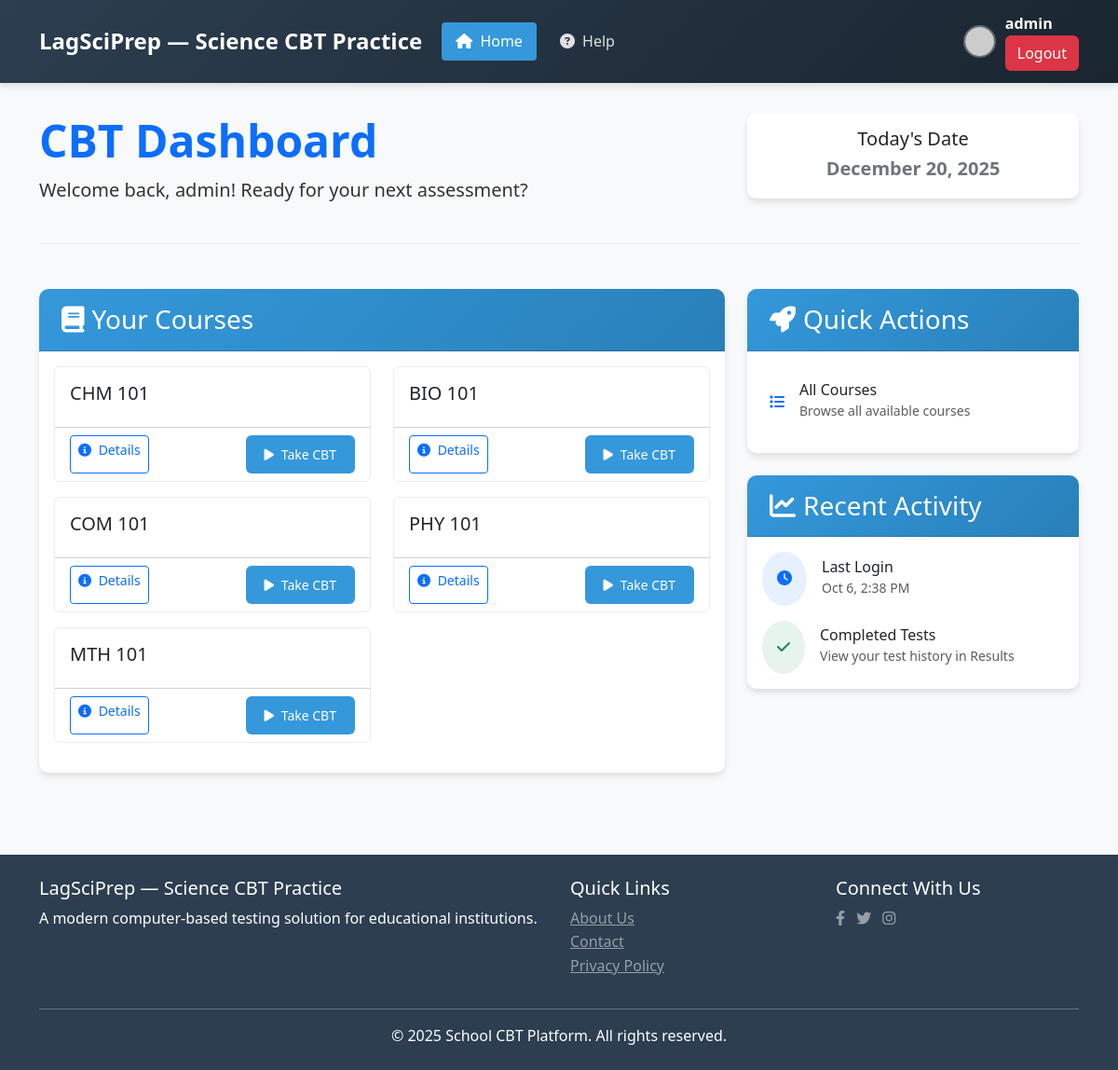
Screenshot of / (signed in) with the database file from the repository.
### main/models.py (models this page shows, shortened)
class Course(models.Model):
    name = models.CharField(max_length=255)

### main/views.py (the view)
# urls.py: 2. Add a URL to urlpatterns:  path('', views.home, name='home')
def home(request):
    courses = Course.objects.all()
    return render(request, "home.html", {"courses": courses})

### templates/home.html (shortened to what this page needs)
{% extends 'base.html' %}
{% block content %}
<div class="dashboard-header mb-5">
    <div class="row align-items-center">
        <div class="col-md-8">
            <h1 class="display-5 fw-bold text-primary">CBT Dashboard</h1>
            <p class="lead">Welcome back, {{ user.get_full_name|default:user.username }}! Ready for your next assessment?</p>
        </div>
        <div class="col-md-4 text-md-end">
            <div class="card card-custom">
                <div class="card-body text-center py-3">
                    <h5 class="card-title mb-1">Today's Date</h5>
                    <p class="card-text fs-5 fw-bold text-secondary">{% now "F j, Y" %}</p>
                </div>
            </div>
        </div>
    </div>
</div>
<div class="row">
    <div class="col-lg-8">
        <div class="card card-custom mb-4">
            <div class="card-header card-header-custom">
                <h3 class="card-title mb-0"><i class="fas fa-book me-2"></i>Your Courses</h3>
            </div>
            <div class="card-body">
                {% if courses %}
                <div class="row">
                    {% for course in courses %}
                    <div class="col-md-6 mb-3">
                        <div class="card course-card h-100">
                            <div class="card-body">
                                <h5 class="card-title">{{ course.name }}</h5>
                            </div>
                            <div class="card-footer bg-transparent">
                                <div class="d-flex justify-content-between">
                                    <a href="{% url 'course_detail' course.id %}" class="btn btn-sm btn-outline-primary">
                                        <i class="fas fa-info-circle me-1"></i> Details
                                    </a>
                                    <a href="{% url 'start_cbt' course.id %}" class="btn btn-sm btn-custom">
                                        <i class="fas fa-play me-1"></i> Take CBT
                                    </a>
                                </div>
                            </div>
                        </div>
                    </div>
                    {% endfor %}
                </div>
                {% else %}
                <div class="text-center py-4">
                    <i class="fas fa-book-open fa-3x text-muted mb-3"></i>
                    <h5 class="text-muted">No courses available</h5>
                    <p class="text-muted">Contact your administrator if you believe this is an error.</p>
                </div>
                {% endif %}
            </div>
        </div>
    </div>
    <div class="col-lg-4">
        <div class="card card-custom mb-4">
            <div class="card-header card-header-custom">
                <h3 class="card-title mb-0"><i class="fas fa-rocket me-2"></i>Quick Actions</h3>
            </div>
            <div class="card-body">
                <div class="list-group list-group-flush">
                    <a href="{% url 'course_list' %}" class="list-group-item list-group-item-action d-flex align-items-center">
                        <i class="fas fa-list text-primary me-3"></i>
                        <div>
                            <h6 class="mb-0">All Courses</h6>
                            <small class="text-muted">Browse all available courses</small>
                        </div>
                    </a>
                </div>
            </div>
        </div>
        <div class="card card-custom">
            <div class="card-header card-header-custom">
                <h3 class="card-title mb-0"><i class="fas fa-chart-line me-2"></i>Recent Activity</h3>
            </div>
            <div class="card-body">
                <div class="d-flex align-items-center mb-3">
                    <div class="flex-shrink-0">
                        <div class="bg-primary bg-opacity-10 rounded-circle p-3">
                            <i class="fas fa-clock text-primary"></i>
                        </div>
                    </div>
                    <div class="flex-grow-1 ms-3">
                        <h6 class="mb-0">Last Login</h6>
                        <small class="text-muted">{{ user.last_login|date:"M j, g:i A"|default:"First time login" }}</small>
                    </div>
                </div>
                <div class="d-flex align-items-center">
                    <div class="flex-shrink-0">
                        <div class="bg-success bg-opacity-10 rounded-circle p-3">
                            <i class="fas fa-check text-success"></i>
                        </div>
                    </div>
                    <div class="flex-grow-1 ms-3">
                        <h6 class="mb-0">Completed Tests</h6>
                        <small class="text-muted">View your test history in Results</small>
                    </div>
                </div>
            </div>
        </div>
    </div>
</div>
{% endblock %}

### templates/base.html (shortened to what this page needs)
<!DOCTYPE html>
<html lang="en">
<head>
    <link rel="stylesheet" href="https://cdn.jsdelivr.net/npm/bootstrap@5.3.0/dist/css/bootstrap.min.css">
    <link rel="stylesheet" href="https://cdnjs.cloudflare.com/ajax/libs/font-awesome/6.4.0/css/all.min.css">
</head>
<body>
    <nav class="navbar navbar-expand-lg navbar-custom">
        <div class="container">
            <a class="navbar-brand" href="{% url 'home' %}">
                <span>LagSciPrep — Science CBT Practice</span>
            </a>
            <div class="collapse navbar-collapse" id="navbarContent">
                <ul class="navbar-nav me-auto mb-2 mb-lg-0">
                    <li class="nav-item">
                        <a class="nav-link {% if request.resolver_match.url_name == 'home' %}active{% endif %}" href="{% url 'home' %}">
                            <i class="fas fa-home me-1"></i> Home
                        </a>
                    </li>
                    <li class="nav-item">
                        <a class="nav-link" href="#">
                            <i class="fas fa-question-circle me-1"></i> Help
                        </a>
                    </li>
                </ul>
                <div class="user-info">
                    {% if user.is_authenticated %}
                        <img src="https://ui-avatars.com/api/?name={{ user.username }}&background=3498db&color=fff" alt="User Avatar">
                        <div>
                            <div class="fw-bold">{{ user.get_full_name|default:user.username }}</div>
                            <div class="small">
                                {% if request.user.is_authenticated %}
                                <form action="{% url 'logout' %}" method="post">
                                    <button class="btn btn-danger">Logout</button>
                                </form>
                                {% else %}
                                <a href="{% url 'login' %}" class="text-white-50">Login</a>
                                {% endif %}
                            </div>
                        </div>
                    {% else %}
                        <a href="{% url 'login' %}" class="btn btn-sm btn-outline-light">Login</a>
                    {% endif %}
                </div>
            </div>
        </div>
    </nav>
    <div class="main-container">
        <div class="container">
            {% block content %}{% endblock %}
        </div>
    </div>
    <footer class="footer">
        <div class="container">
            <div class="row">
                <div class="col-md-6">
                    <h5>LagSciPrep — Science CBT Practice</h5>
                    <p>A modern computer-based testing solution for educational institutions.</p>
                </div>
                <div class="col-md-3">
                    <h5>Quick Links</h5>
                    <ul class="list-unstyled">
                        <li><a href="#" class="text-white-50">About Us</a></li>
                        <li><a href="#" class="text-white-50">Contact</a></li>
                        <li><a href="#" class="text-white-50">Privacy Policy</a></li>
                    </ul>
                </div>
                <div class="col-md-3">
                    <h5>Connect With Us</h5>
                    <div>
                        <a href="#" class="text-white-50 me-2"><i class="fab fa-facebook-f"></i></a>
                        <a href="#" class="text-white-50 me-2"><i class="fab fa-twitter"></i></a>
                        <a href="#" class="text-white-50"><i class="fab fa-instagram"></i></a>
                    </div>
                </div>
            </div>
            <hr class="my-3 bg-white-50">
            <div class="text-center">
                <p class="mb-0">&copy; {% now "Y" %} School CBT Platform. All rights reserved.</p>
            </div>
        </div>
    </footer>
</body>
</html>

### templates/base.html (style rules this page uses)
:root { --primary: #2c3e50; --secondary: #3498db; --accent: #e74c3c; --success: #2ecc71; --light: #ecf0f1; --dark: #2c3e50; --shadow: 0 4px 6px rgba(0, 0, 0, 0.1); }
body { background-color: #f8f9fa; font-family: 'Segoe UI', Tahoma, Geneva, Verdana, sans-serif; color: #333; line-height: 1.6; }
.navbar-custom { background: linear-gradient(135deg, var(--primary), #1a2530); box-shadow: var(--shadow); padding: 0.8rem 0; }
.navbar-brand { font-weight: 700; font-size: 1.5rem; color: white !important; display: flex; align-items: center; }
.nav-link { color: rgba(255, 255, 255, 0.85) !important; font-weight: 500; margin: 0 5px; padding: 8px 15px !important; border-radius: 4px; transition: all 0.3s ease; }
.nav-link.active { color: white !important; background-color: var(--secondary); }
.user-info { color: white; display: flex; align-items: center; }
.user-info img { width: 35px; height: 35px; border-radius: 50%; margin-right: 10px; border: 2px solid rgba(255, 255, 255, 0.3); }
.main-container { min-height: calc(100vh - 76px); padding: 2rem 0; }
.card-custom { border: none; border-radius: 10px; box-shadow: var(--shadow); transition: transform 0.3s ease; margin-bottom: 1.5rem; }
.card-header-custom { background: linear-gradient(135deg, var(--secondary), #2980b9); color: white; border-radius: 10px 10px 0 0 !important; padding: 1rem 1.5rem; font-weight: 600; }
.btn-custom { background: var(--secondary); color: white; border: none; border-radius: 6px; padding: 10px 20px; font-weight: 500; transition: all 0.3s ease; }
.footer { background-color: var(--primary); color: white; padding: 1.5rem 0; margin-top: 2rem; }

### templates/home.html (style rules this page uses)
.dashboard-header { border-bottom: 1px solid var(--light); padding-bottom: 1.5rem; }
.course-card { transition: transform 0.2s ease, box-shadow 0.2s ease; border: 1px solid #e9ecef; }
.list-group-item { border: none; padding: 1rem 0.5rem; transition: background-color 0.2s ease; }

### rows the page displays
Course: name "CHM 101"
Course: name "BIO 101"
Course: name "COM 101"
Course: name "PHY 101"
Course: name "MTH 101"

### other values shown
{{ user.get_full_name|default:user.username }} "admin"
{{ user.last_login|date:"M j, g:i A"|default:"First time login" }} "Oct 6, 2:38 PM"
